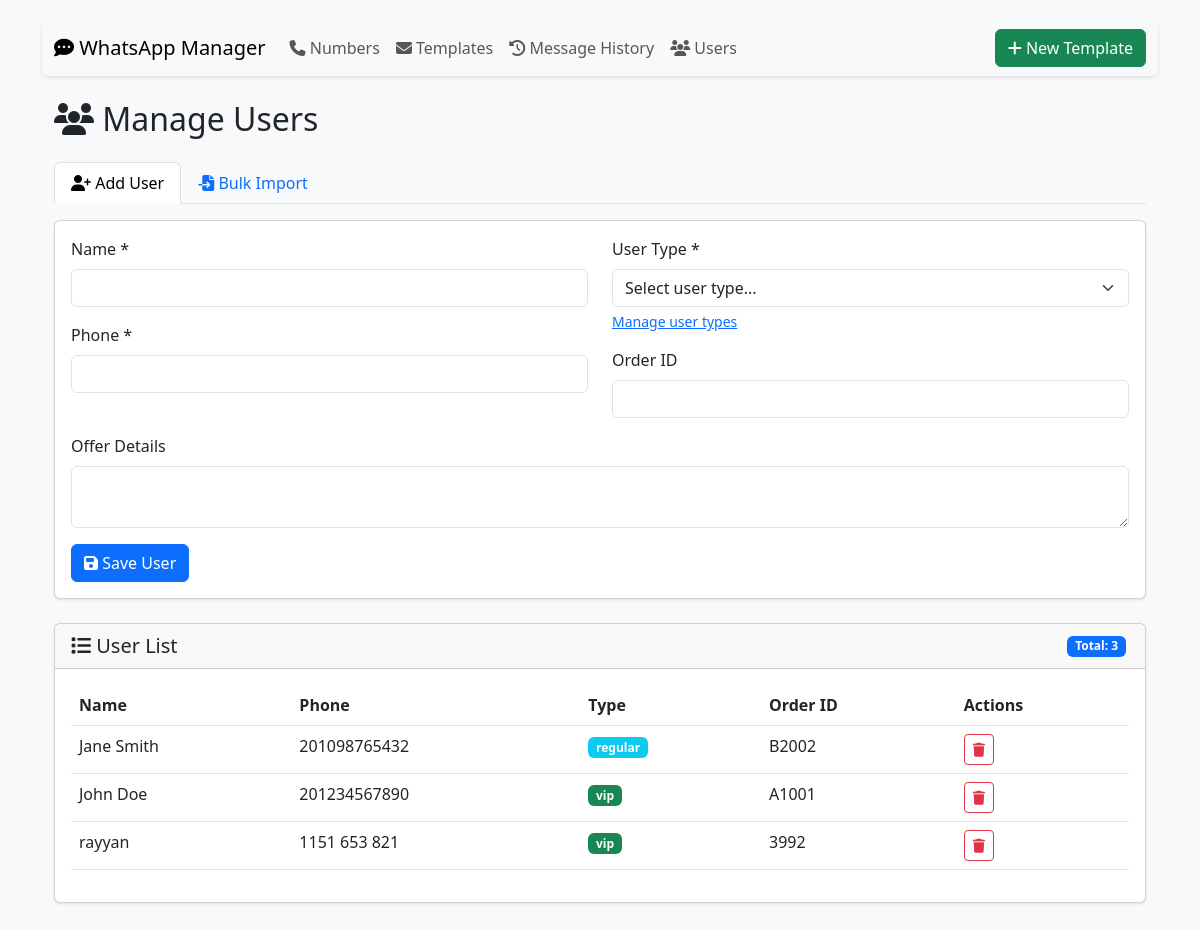
The app's page /users, older data.
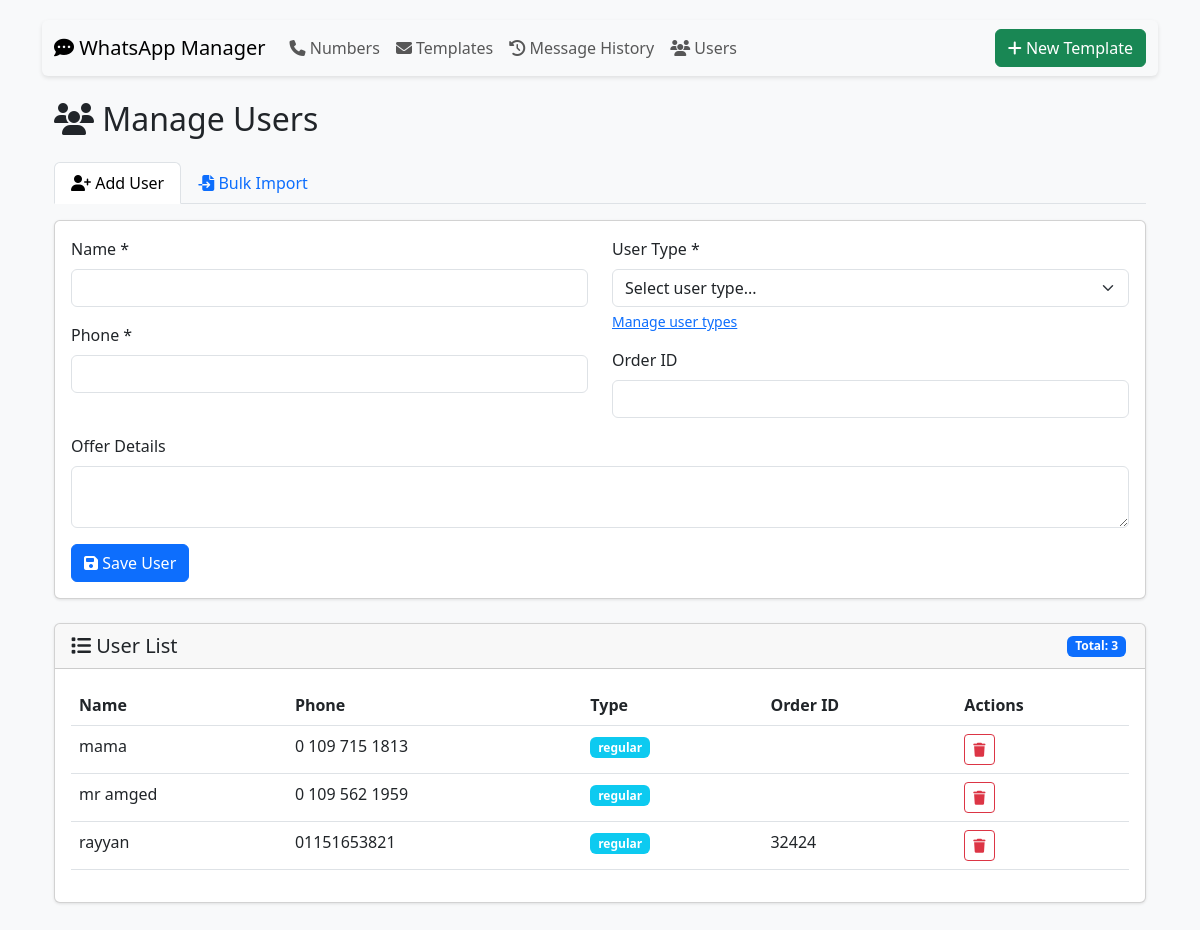
The same page, newer data.
### tables this page shows
CREATE TABLE users (
                id INTEGER PRIMARY KEY AUTOINCREMENT,
                name TEXT NOT NULL,
                phone TEXT NOT NULL UNIQUE,
                order_id TEXT,
                offer_details TEXT,
                user_type TEXT NOT NULL DEFAULT 'regular',
                created_at TEXT DEFAULT CURRENT_TIMESTAMP
            );

### app.py (the view, shortened to what this page needs)
@app.route('/users', methods=['GET', 'POST'])
def manage_users():
    with sqlite3.connect('database.db') as conn:
        conn.row_factory = sqlite3.Row
        users = conn.execute('SELECT * FROM users ORDER BY name').fetchall()
        with sqlite3.connect('database.db') as conn:
            conn.row_factory = sqlite3.Row
            user_types = conn.execute('''
                SELECT type_name FROM user_types ORDER BY type_name
            ''').fetchall()
    return render_template('manage_users.html', users=users, user_types=user_types)

### app.py (called while the page is built)
@app.context_processor
def utility_processor():
    return dict(get_template_variables=get_template_variables)

### templates/manage_users.html (shortened to what this page needs)
{% extends "base.html" %}
{% block content %}
<div class="container mt-4">
    <h2><i class="fas fa-users"></i> Manage Users</h2>
    <ul class="nav nav-tabs mt-4" id="userTabs" role="tablist">
        <li class="nav-item" role="presentation">
            <button class="nav-link active" id="add-tab" data-bs-toggle="tab" data-bs-target="#addUser" type="button">
                <i class="fas fa-user-plus"></i> Add User
            </button>
        </li>
        <li class="nav-item" role="presentation">
            <button class="nav-link" id="bulk-tab" data-bs-toggle="tab" data-bs-target="#bulkImport" type="button">
                <i class="fas fa-file-import"></i> Bulk Import
            </button>
        </li>
    </ul>
    <div class="tab-content" id="userTabsContent">
        <div class="tab-pane fade show active" id="addUser" role="tabpanel">
            <div class="card mt-3">
                <div class="card-body">
                    <form method="POST" action="{{ url_for('manage_users') }}">
                        <div class="row">
                            <div class="col-md-6">
                                <div class="mb-3">
                                    <label class="form-label">Name *</label>
                                    <input type="text" name="name" class="form-control" required>
                                </div>
                                <div class="mb-3">
                                    <label class="form-label">Phone *</label>
                                    <input type="text" name="phone" class="form-control" required>
                                </div>
                            </div>
                            <div class="col-md-6">
                                <div class="mb-3">
                                    <label class="form-label">User Type *</label>
                                                <select name="user_type" class="form-select" required>
    <option value="">Select user type...</option>
</select>
<div class="form-text">
    <a href="{{ url_for('manage_user_types') }}">Manage user types</a>
</div>
                                </div>
                                <div class="mb-3">
                                    <label class="form-label">Order ID</label>
                                    <input type="text" name="order_id" class="form-control">
                                </div>
                            </div>
                        </div>
                        <div class="mb-3">
                            <label class="form-label">Offer Details</label>
                            <textarea name="offer_details" class="form-control" rows="2"></textarea>
                        </div>
                        <button type="submit" class="btn btn-primary">
                            <i class="fas fa-save"></i> Save User
                        </button>
                    </form>
                </div>
            </div>
        </div>
    </div>
    <div class="card mt-4">
        <div class="card-header d-flex justify-content-between align-items-center">
            <h5 class="mb-0"><i class="fas fa-list"></i> User List</h5>
            <div>
                <span class="badge bg-primary">Total: {{ users|length }}</span>
            </div>
        </div>
        <div class="card-body">
            <div class="table-responsive">
                <table class="table table-hover">
                    <thead>
                        <tr>
                            <th>Name</th>
                            <th>Phone</th>
                            <th>Type</th>
                            <th>Order ID</th>
                            <th>Actions</th>
                        </tr>
                    </thead>
                    <tbody>
                        {% for user in users %}
                        <tr>
                            <td>{{ user['name'] }}</td>
                            <td>{{ user['phone'] }}</td>
                            <td>
                                <span class="badge bg-{{ 'success' if user['user_type'] == 'vip' else 'info' }}">
                                    {{ user['user_type'] }}
                                </span>
                            </td>
                            <td>{{ user['order_id'] }}</td>
                            <td>
                                <form method="POST" action="{{ url_for('delete_user', user_id=user['id']) }}"
                                      onsubmit="return confirm('Delete this user?');" class="d-inline">
                                    <button type="submit" class="btn btn-sm btn-outline-danger">
                                        <i class="fas fa-trash"></i>
                                    </button>
                                </form>
                            </td>
                        </tr>
                        {% else %}
                        <tr>
                            <td colspan="5" class="text-center">No users found</td>
                        </tr>
                        {% endfor %}
                    </tbody>
                </table>
            </div>
        </div>
    </div>
</div>
{% endblock %}

### templates/base.html (shortened to what this page needs)
<!DOCTYPE html>
<html lang="en">
<head>
    <link href="https://cdn.jsdelivr.net/npm/bootstrap@5.3.0/dist/css/bootstrap.min.css" rel="stylesheet">
    <link rel="stylesheet" href="https://cdnjs.cloudflare.com/ajax/libs/font-awesome/6.4.0/css/all.min.css">
</head>
<body>
    <div class="container">
        <nav class="navbar navbar-expand-lg navbar-light bg-light rounded">
            <div class="container-fluid">
                <a class="navbar-brand" href="{{ url_for('index') }}">
                    <i class="fas fa-comment-dots"></i> WhatsApp Manager
                </a>
                <div class="collapse navbar-collapse" id="navbarNav">
                    <ul class="navbar-nav me-auto">
                        <li class="nav-item">
                            <a class="nav-link" href="{{ url_for('index') }}">
                                <i class="fas fa-phone"></i> Numbers
                            </a>
                        </li>
                        <li class="nav-item">
                            <a class="nav-link" href="{{ url_for('manage_templates') }}">
                                <i class="fas fa-envelope"></i> Templates
                            </a>
                        </li>
                        <li class="nav-item">
                            <a class="nav-link" href="{{ url_for('show_results') }}">
                                <i class="fas fa-history"></i> Message History
                            </a>
                        </li>
                        <li class="nav-item">
                            <a class="nav-link" href="{{ url_for('manage_users') }}">
                                <i class="fas fa-users"></i> Users
                            </a>
                        </li>
                    </ul>
                    <div class="d-flex">
                        <a href="{{ url_for('create_template') }}" class="btn btn-success">
                            <i class="fas fa-plus"></i> New Template
                        </a>
                    </div>
                </div>
            </div>
        </nav>
        {% block content %}{% endblock %}
    </div>
</body>
</html>

### templates/base.html (style rules this page uses)
body { padding-top: 20px; padding-bottom: 20px; background-color: #f8f9fa; }
.navbar { margin-bottom: 20px; box-shadow: 0 2px 4px rgba(0,0,0,.1); }
.card { margin-bottom: 20px; box-shadow: 0 1px 3px rgba(0,0,0,.1); }
.badge { margin-right: 3px; margin-bottom: 3px; }

Row changes from the older to the newer data that the page shows:
removed users: name "Jane Smith", phone "201098765432", user_type "regular", order_id "B2002"
removed users: name "John Doe", phone "201234567890", user_type "vip", order_id "A1001"
added users: name "mama", phone "0 109 715 1813", user_type "regular"
added users: name "mr amged", phone "0 109 562 1959", user_type "regular"
changed users "rayyan": phone "1151 653 821" → "01151653821"; user_type "vip" → "regular"; order_id "3992" → "32424"
